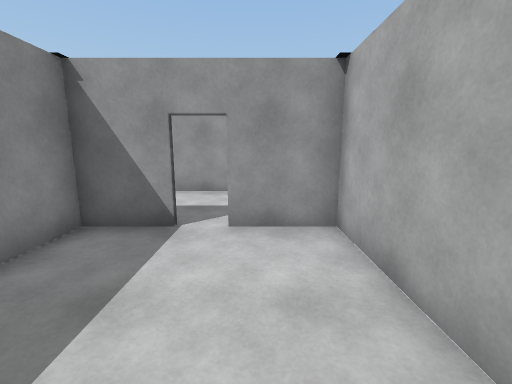
view 1 (above)

24 first-person views from a walk through a scene from a Unity 3-D project. The camera is 1.5 m above the floor, tilts 10° down and sees 90° across. The floor is counted in squares, 1 m on a side. Each view is taken from the middle of a square. On the plan, view 1 faces up. The plan holds only what a view shows up to about 13 squares ahead; the rest is blank. The place goes on beyond the plan. The player character is not drawn.

view 2
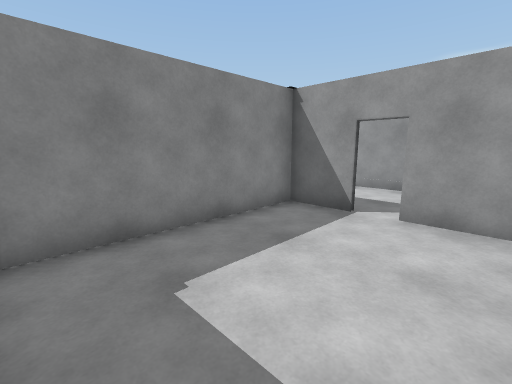

view 3
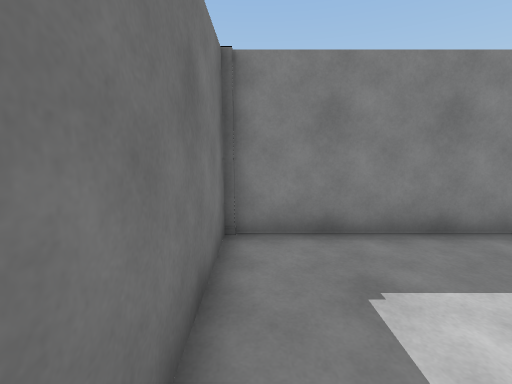

view 4
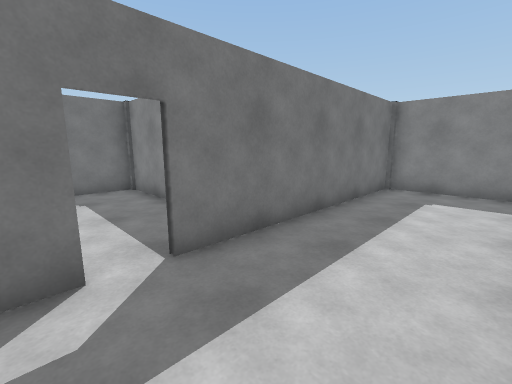

view 5
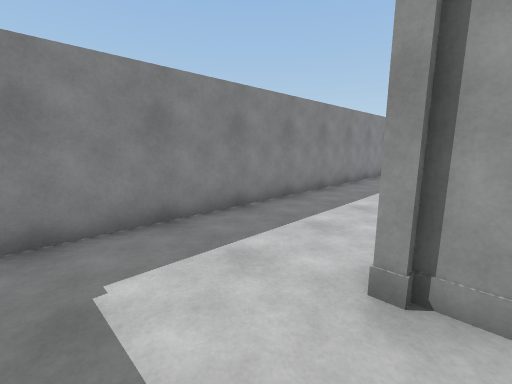

view 6
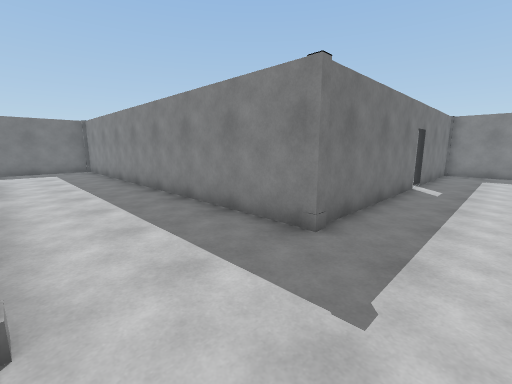

view 7
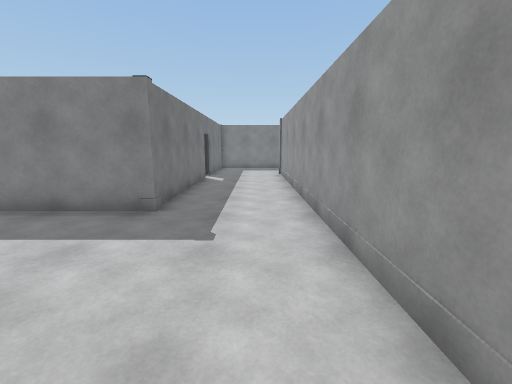

view 8
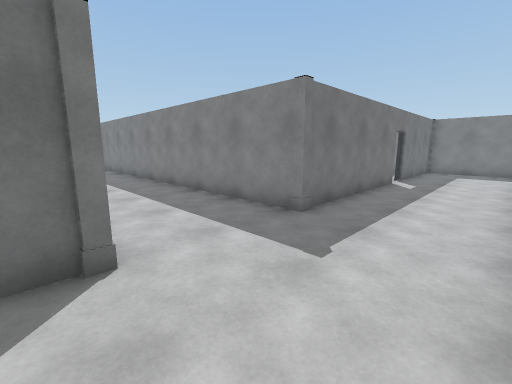

view 9
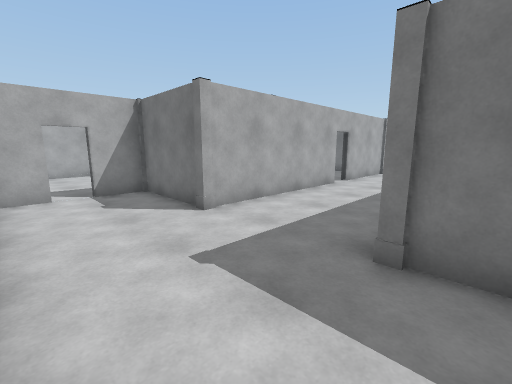

view 10
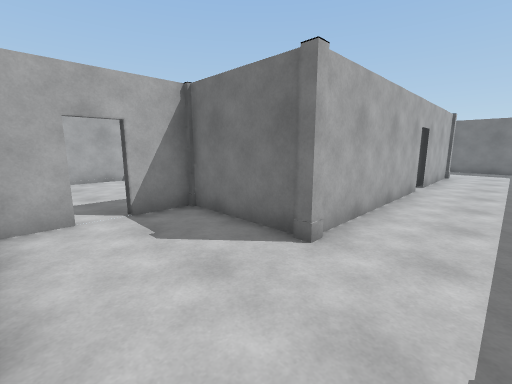

view 11
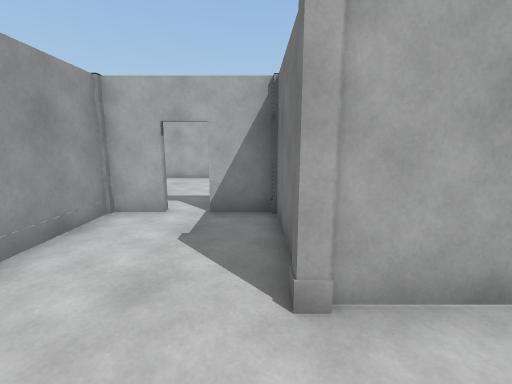

view 12
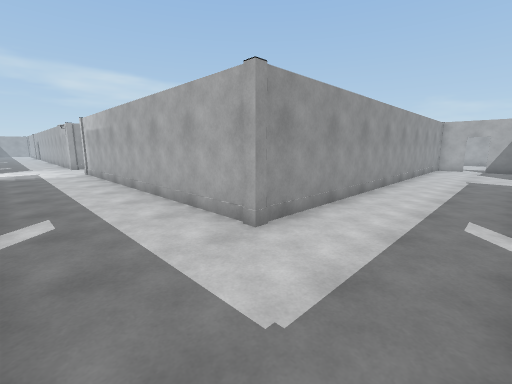

view 13
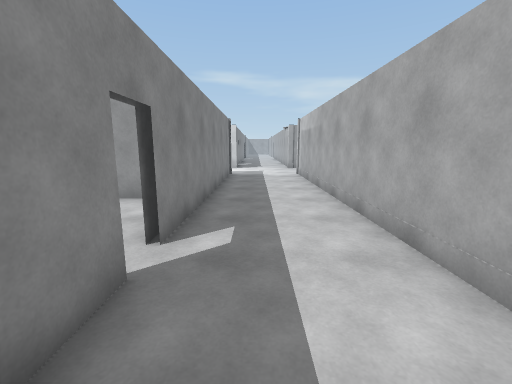

view 14
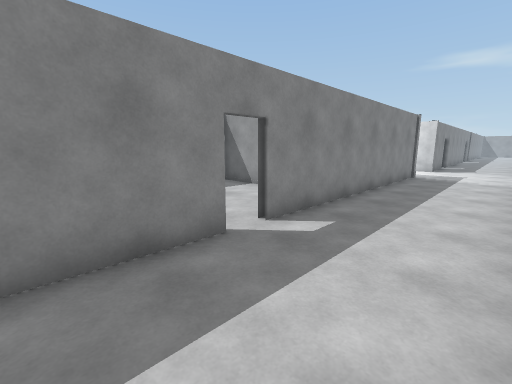

view 15
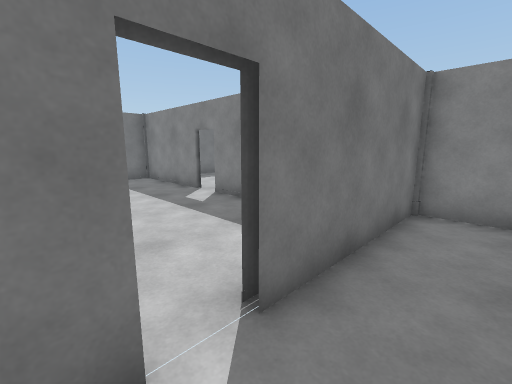

view 16
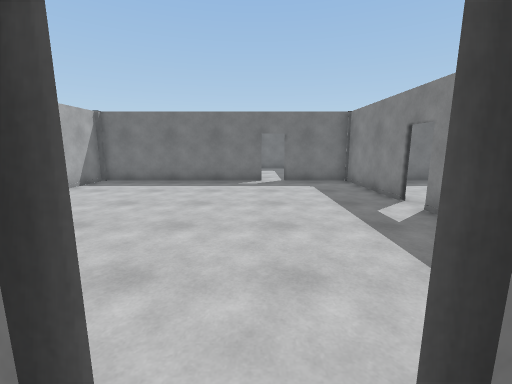

view 17
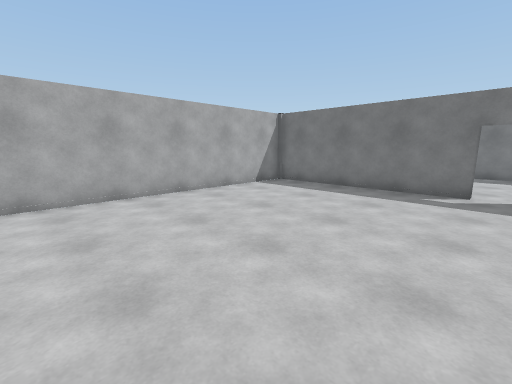

view 18
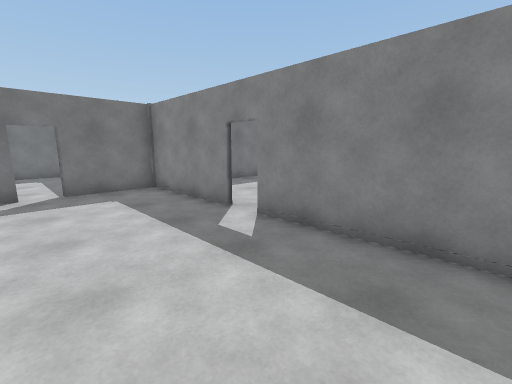

view 19
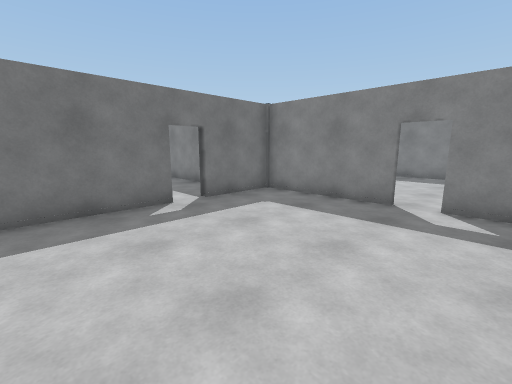

view 20
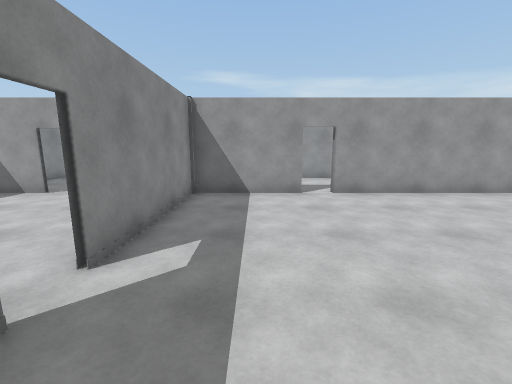

view 21
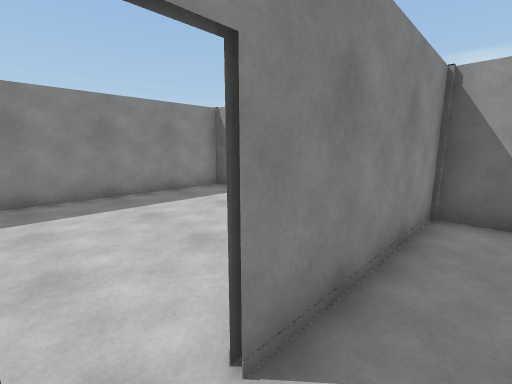

view 22
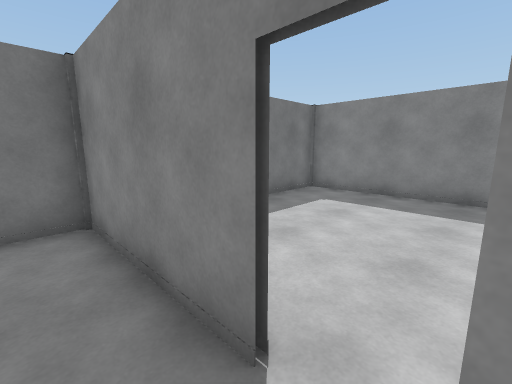

view 23
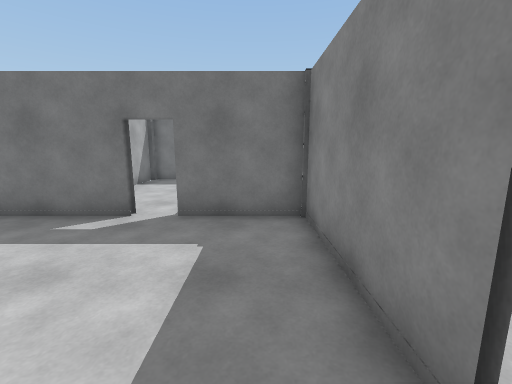

view 24
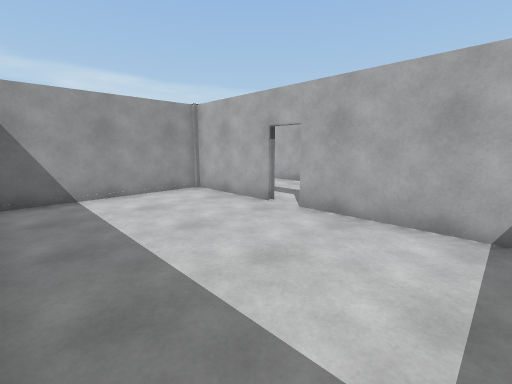

### Floor plan
Ten units are one square. View 1 is at (0, 0); x grows to the right and y downward. Boxes are objects, and circles mark ways between rooms. Rooms are numbered by the first view taken in them; rooms with no view inside come last. Other rooms are left out.
<svg viewBox="-290 -381 310 401">
<path fill="none" stroke="#000" d="M15 -12 15 -47 -6 -47M-15 -47 -33 -47 -33 15 6 15M-22 -230 -22 -244 -186 -244 -186 -363M-165 -205 -99 -205 -99 -48 -15 -48M-227 -274 -227 -268M-225 -376 -225 -268M-225 -258 -225 -205 -175 -205M-186 -203 -175 -203M-58 -140 -58 -205 -22 -205 -22 -221M-55 -119 -55 -131M-48 -87 -58 -87M-55 -85 -58 -85 -58 -131M-9 -87 -32 -87M-6 -48 2 -48M-211 -140 -211 -95 -182 -95M-174 -203 -211 -203 -211 -149M-174 -95 -101 -95 -101 -191M-105 -203 -165 -203M-227 -268 -227 -304 -284 -304M-227 -219 -227 -258M-259 -203 -285 -203 -285 -95 -238 -95"/>
<circle cx="-10" cy="-50" r="3" fill="#2a7"/>
<circle cx="-170" cy="-200" r="3" fill="#2a7"/>
<circle cx="-230" cy="-260" r="3" fill="#2a7"/>
<circle cx="-210" cy="-140" r="3" fill="#2a7"/>
<circle cx="-255" cy="-200" r="3" fill="#2a7"/>
<text x="-10" y="-20">1</text>
<text x="-90" y="-320">2</text>
<text x="-160" y="-150">3</text>
<text x="-260" y="-260">4</text>
<text x="-250" y="-150">5</text>
</svg>
Room 1 opens to room 2. Room 2 opens to room 3. Room 2 opens to room 4. Room 3 opens to room 5. Room 4 opens to room 5.

Where each view was taken, in squares from view 1:
view 1: 0 up, 0 right, facing up
view 2: 1 down, 1 right, facing up-left
view 3: 1 down, 1 right, facing left
view 4: 8 up, 0 right, facing down-left
view 5: 6 up, 5 left, facing up-left
view 6: 23 up, 6 left, facing down-left
view 7: 23 up, 4 left, facing left
view 8: 24 up, 5 left, facing down-left
view 9: 24 up, 11 left, facing down-right
view 10: 24 up, 8 left, facing down-right
view 11: 21 up, 8 left, facing right
view 12: 21 up, 22 left, facing up-right
view 13: 23 up, 21 left, facing up
view 14: 23 up, 19 left, facing up-left
view 15: 22 up, 16 left, facing down-left
view 16: 21 up, 17 left, facing down
view 17: 19 up, 18 left, facing down-right
view 18: 19 up, 17 left, facing down-left
view 19: 16 up, 14 left, facing down-left
view 20: 12 up, 19 left, facing up
view 21: 14 up, 20 left, facing up-left
view 22: 15 up, 20 left, facing down-left
view 23: 15 up, 20 left, facing down
view 24: 22 up, 28 left, facing up-right
